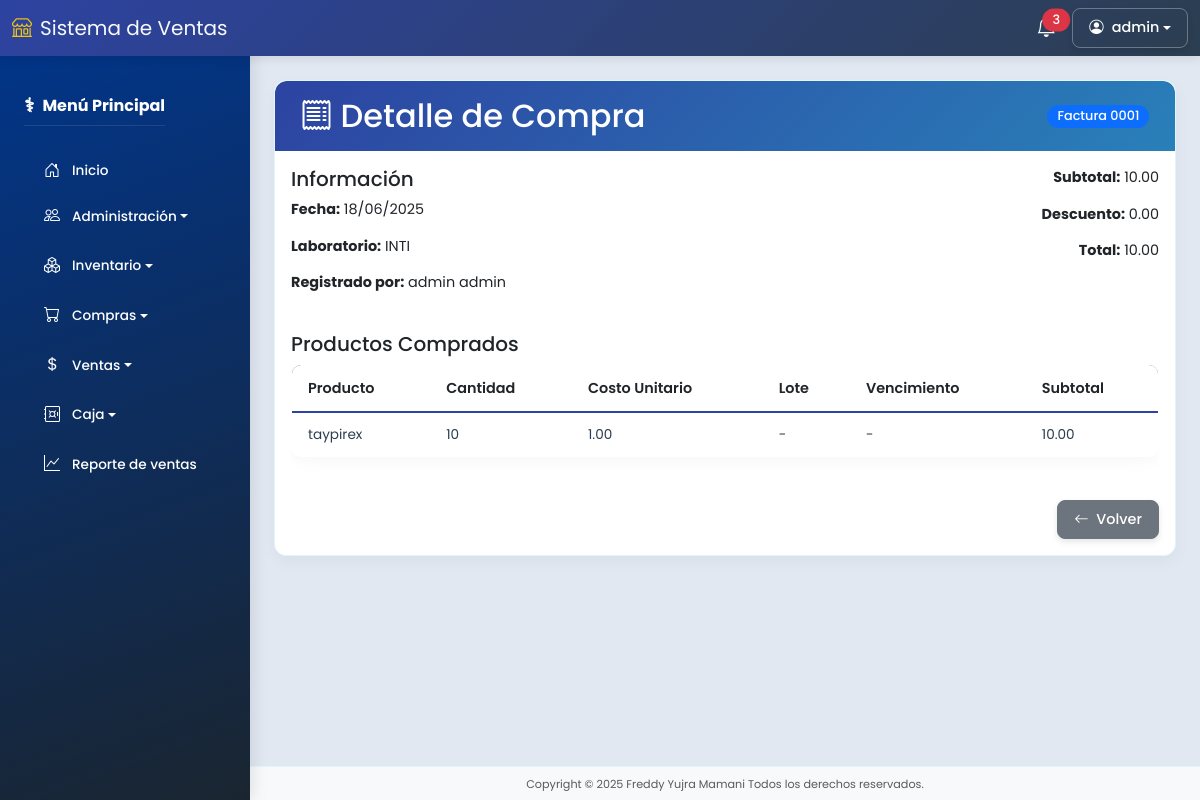
Screenshot of /compras/2 (signed in) with the database file from the repository.
### models/usuario_model.py (models this page shows, shortened)
class Usuario(db.Model):
    __tablename__ = "usuarios"
    id = db.Column(db.Integer, primary_key=True)
    imagen = db.Column(db.String(255), nullable=True)
    nombres = db.Column(db.String(255), nullable=False)
    apellidos = db.Column(db.String(150), nullable=False)
    carnet = db.Column(db.String(15), nullable=False)
    nacimiento = db.Column(db.Date, nullable=False)
    telefono = db.Column(db.String(15), nullable=False)
    email = db.Column(db.String(255), nullable=False, unique=True)
    usuario = db.Column(db.String(150), nullable=False, unique=True)
    password = db.Column(db.String(255), nullable=False)
    remember_token = db.Column(db.String(100), nullable=True)
    created_at = db.Column(db.DateTime, default=datetime.utcnow)
    updated_at = db.Column(db.DateTime, default=datetime.utcnow, onupdate=datetime.utcnow)
    deleted_at = db.Column(db.DateTime, nullable=True)
    rol_id = db.Column(db.Integer, db.ForeignKey('roles.id'))
    rol = db.relationship('Rol', backref='usuarios')
    @property
    def is_authenticated(self):
        return True
    def is_admin(self):
        return self.rol and self.rol.name == 'Administrador'

### models/compra_model.py (models this page shows, shortened)
class Compra(db.Model):
    __tablename__ = "compras"
    id = db.Column(db.Integer, primary_key=True)
    laboratorio_id = db.Column(db.Integer, db.ForeignKey('laboratorios.id'))
    fecha = db.Column(db.DateTime, default=datetime.utcnow)
    comprobante_tipo = db.Column(db.String(60))
    comprobante_numero = db.Column(db.String(40))
    subtotal = db.Column(db.Numeric(10,2), default=0.0)
    descuento = db.Column(db.Numeric(10,2), default=0.0)
    total = db.Column(db.Numeric(10,2), default=0.0)
    usuario_id = db.Column(db.Integer, db.ForeignKey('usuarios.id'))
    created_at = db.Column(db.DateTime, default=datetime.utcnow)
    updated_at = db.Column(db.DateTime, default=datetime.utcnow, onupdate=datetime.utcnow)
    deleted_at = db.Column(db.DateTime)
    laboratorio = db.relationship('Laboratorio', backref='compras')
    usuario = db.relationship('Usuario', backref='compras')
    detalles = db.relationship('CompraDetalle', backref='compra', cascade='all, delete-orphan')

### models/laboratorio_model.py (models this page shows, shortened)
class Laboratorio(db.Model):
    __tablename__ = "laboratorios"
    id = db.Column(db.Integer, primary_key=True)
    nombre_lab = db.Column(db.String(150), nullable=False)
    direccion = db.Column(db.String(200))
    responsable = db.Column(db.String(200))
    telefono = db.Column(db.String(20))
    created_at = db.Column(db.DateTime, default=datetime.utcnow)
    updated_at = db.Column(db.DateTime, default=datetime.utcnow, onupdate=datetime.utcnow)
    deleted_at = db.Column(db.DateTime)

### models/compra_detalle_model.py (models this page shows, shortened)
class CompraDetalle(db.Model):
    __tablename__ = "compras_detalles"
    id = db.Column(db.Integer, primary_key=True)
    compra_id = db.Column(db.Integer, db.ForeignKey('compras.id'))
    producto_id = db.Column(db.Integer, db.ForeignKey('productos.id'))
    cantidad_ingresada = db.Column(db.Integer)
    costo = db.Column(db.Numeric(10,2))
    vencimiento = db.Column(db.Date)
    lote = db.Column(db.String(100))
    created_at = db.Column(db.DateTime, default=datetime.utcnow)
    updated_at = db.Column(db.DateTime, default=datetime.utcnow, onupdate=datetime.utcnow)
    deleted_at = db.Column(db.DateTime)
    producto = db.relationship('Producto', backref='compras_detalles')

### models/producto_model.py (models this page shows, shortened)
class Producto(db.Model):
    __tablename__ = "productos"
    id = db.Column(db.Integer, primary_key=True)
    imagen = db.Column(db.String(200))
    codigo = db.Column(db.String(100))
    barcode = db.Column(db.String(200))
    nombre_comercial = db.Column(db.String(200), nullable=False)
    nombre_generico = db.Column(db.String(200))
    categoria_id = db.Column(db.Integer, db.ForeignKey('categorias.id'))
    laboratorio_id = db.Column(db.Integer, db.ForeignKey('laboratorios.id'))
    presentacion_id = db.Column(db.Integer, db.ForeignKey('presentaciones.id'))
    descripcion = db.Column(db.String(200))
    precio_compra = db.Column(db.Numeric(10,2))
    precio_venta = db.Column(db.Numeric(10,2))
    cantidad = db.Column(db.Integer, default=0)
    estado = db.Column(db.Boolean, default=True)
    created_at = db.Column(db.DateTime, default=datetime.utcnow)
    updated_at = db.Column(db.DateTime, default=datetime.utcnow, onupdate=datetime.utcnow)
    deleted_at = db.Column(db.DateTime)
    categoria = db.relationship('Categoria', backref='productos')
    laboratorio = db.relationship('Laboratorio', backref='productos')
    presentacion = db.relationship('Presentacion', backref='productos')

### controllers/compra_controller.py (the view)
@compra_bp.route('/<int:id>')
@permission_required('ver_compras')
def show(id):
    compra = Compra.query.get_or_404(id)
    return compra_view.compra_show(compra)

### run.py (called while the page is built)
@login_manager.user_loader
def load_user(user_id):
    return Usuario.query.get(int(user_id))

@app.context_processor
def inject_active_path():
    def is_active(path):
        return 'active' if request.path.startswith(path) else ''
    return dict(is_active=is_active)

### views/compra_view.py (called while the page is built)
def compra_show(compra):
    return render_template('compras/detalle.html', compra=compra)

### templates/compras/detalle.html (shortened to what this page needs)
{% extends 'base.html' %}
{% block content %}
<div class="card">
  <div class="card-header-unified d-flex justify-content-between align-items-center">
    <h2 class="mb-0"><i class="bi bi-receipt me-2"></i>Detalle de Compra</h2>
    <span class="badge bg-primary">{{ compra.comprobante_tipo }} {{ compra.comprobante_numero }}</span>
  </div>
  <div class="card-body">
    <div class="row mb-4">
      <div class="col-md-6">
        <h5>Información</h5>
        <p><strong>Fecha:</strong> {{ compra.fecha.strftime('%d/%m/%Y') }}</p>
        <p><strong>Laboratorio:</strong> {{ compra.laboratorio.nombre_lab }}</p>
        <p><strong>Registrado por:</strong> {{ compra.usuario.nombres }} {{ compra.usuario.apellidos }}</p>
      </div>
      <div class="col-md-6 text-end">
        <p><strong>Subtotal:</strong> {{ compra.subtotal }}</p>
        <p><strong>Descuento:</strong> {{ compra.descuento }}</p>
        <p><strong>Total:</strong> {{ compra.total }}</p>
      </div>
    </div>
    <h5>Productos Comprados</h5>
    <div class="table-responsive">
      <table class="table table-unified">
        <thead>
          <tr>
            <th>Producto</th>
            <th>Cantidad</th>
            <th>Costo Unitario</th>
            <th>Lote</th>
            <th>Vencimiento</th>
            <th>Subtotal</th>
          </tr>
        </thead>
        <tbody>
          {% for detalle in compra.detalles %}
          <tr>
            <td>{{ detalle.producto.nombre_comercial }}</td>
            <td>{{ detalle.cantidad_ingresada }}</td>
            <td>{{ detalle.costo }}</td>
            <td>{{ detalle.lote or '-' }}</td>
            <td>{{ detalle.vencimiento.strftime('%d/%m/%Y') if detalle.vencimiento else '-' }}</td>
            <td>{{ detalle.cantidad_ingresada * detalle.costo }}</td>
          </tr>
          {% endfor %}
        </tbody>
      </table>
    </div>
    <div class="d-flex justify-content-end mt-4">
      <a href="{{ url_for('compra.index') }}" class="btn btn-secondary">
        <i class="bi bi-arrow-left me-1"></i> Volver
      </a>
    </div>
  </div>
</div>
{% endblock %}

### templates/base.html (shortened to what this page needs)
<!DOCTYPE html>
<html lang="es" class="h-100">
<head>
  <link href="https://cdn.jsdelivr.net/npm/bootstrap@5.3.0/dist/css/bootstrap.min.css" rel="stylesheet" />
  <link rel="stylesheet" href="https://cdn.jsdelivr.net/npm/bootstrap-icons@1.10.0/font/bootstrap-icons.css" />
  <link rel="stylesheet" href="{{ url_for('static', filename='css/style.css') }}" />
</head>
<body class="d-flex flex-column">
  <nav class="navbar navbar-expand-lg fixed-top navbar-top">
    <div class="container-fluid">
      <a class="navbar-brand" href="{{ url_for('dashboard.index') }}">
        <i class="bi bi-shop me-2"></i>Sistema de Ventas
      </a>
      <div class="d-flex align-items-center ms-auto">
        <div class="dropdown me-3">
          <a href="#" class="position-relative text-white" data-bs-toggle="dropdown">
            <span class="position-absolute top-0 start-100 translate-middle badge rounded-pill bg-danger">
              3
            </span>
          </a>
        </div>
        <div class="dropdown">
          <button class="btn btn-custom-light dropdown-toggle d-flex align-items-center" type="button"
            data-bs-toggle="dropdown">
            <i class="bi bi-person-circle me-2"></i>
            <span>{{ current_user.usuario if current_user.is_authenticated else 'Invitado' }}</span>
          </button>
        </div>
      </div>
    </div>
  </nav>
  <div class="d-flex main-container overflow-hidden">
    <nav class="sidebar bg-dark text-white position-fixed" id="mainSidebar">
      <div class="p-4">
        <div class="d-flex justify-content-between align-items-center mb-4">
          <h5 class="fw-bold mb-0">Menú Principal</h5>
        </div>
        <a href="{{ url_for('dashboard.index') }}" class="sidebar-item text-white">
          <i class="bi bi-house-door me-2"></i> Inicio
        </a>
        <div class="mb-2">
          <button class="sidebar-item dropdown-toggle w-100 text-start text-white bg-transparent border-0" type="button"
            data-bs-toggle="collapse" data-bs-target="#adminSubmenu" aria-expanded="false">
            <i class="bi bi-people me-2"></i> Administración
          </button>
        </div>
        <div class="mb-2">
          <button class="sidebar-item dropdown-toggle w-100 text-start text-white bg-transparent border-0" type="button"
            data-bs-toggle="collapse" data-bs-target="#inventarioSubmenu" aria-expanded="false">
            <i class="bi bi-boxes me-2"></i> Inventario
          </button>
        </div>
        <div class="mb-2">
          <button class="sidebar-item dropdown-toggle w-100 text-start text-white bg-transparent border-0" type="button"
            data-bs-toggle="collapse" data-bs-target="#comprasSubmenu" aria-expanded="false">
            <i class="bi bi-cart me-2"></i> Compras
          </button>
        </div>
        <div class="mb-2">
          <button class="sidebar-item dropdown-toggle w-100 text-start text-white bg-transparent border-0" type="button"
            data-bs-toggle="collapse" data-bs-target="#ventasSubmenu" aria-expanded="false">
            <i class="bi bi-currency-dollar me-2"></i> Ventas
          </button>
        </div>
        <div class="mb-2">
          <button class="sidebar-item dropdown-toggle w-100 text-start text-white bg-transparent border-0" type="button"
            data-bs-toggle="collapse" data-bs-target="#cajaSubmenu" aria-expanded="false">
            <i class="bi bi-safe me-2"></i> Caja
          </button>
        </div>
        <a href="{{ url_for('reporte.reporte_ventas') }}" class="sidebar-item text-white">
          <i class="bi bi-graph-up me-2"></i> Reporte de ventas
        </a>
      </div>
    </nav>
    <div class="flex-grow-1 d-flex flex-column overflow-hidden">
      <main class="main-content flex-grow-1 p-4 overflow-auto">
        {% block content %}{% endblock %}
      </main>
      <footer class="footer bg-light text-center py-2">
        <small class="text-muted">Copyright © 2025 Freddy Yujra Mamani Todos los derechos reservados.</small>
      </footer>
    </div>
  </div>
</body>
</html>

### static/css/style.css (style rules this page uses)
:root { --primary-color: #2D43A1; --secondary-color: #2ecc71; --accent-color: #f1c40f; --light-color: #f8f9fa; --dark-color: #2c3e50; --light-blue: #e1f5fe; --light-green: #e8f5e9; --sidebar-bg: #00368E; --sidebar-hover: #003FA5; --navbar-gradient-start: #2980b9; --navbar-gradient-end: #2c3e50; --table-border: #e0f7fa; --table-row-even: #f8f9fa; --table-row-hover: #e3f2fd; }
body { font-family: 'Poppins', sans-serif; background-color: var(--light-color); color: #333; margin: 0; padding: 0; height: 100%; font-size: 0.9rem; line-height: 1.4; }
.main-container { height: calc(100vh - 56px); margin-top: 56px; }
.navbar-top { z-index: 1050; background-color: #2946b8; }
.navbar-top { background: linear-gradient(135deg, var(--primary-color), var(--dark-color)) !important; box-shadow: 0 2px 10px rgba(0, 0, 0, 0.1); }
.navbar-brand, .navbar-top .text-white, .navbar-top .btn-outline-light { color: var(--light-color) !important; }
.navbar-brand i { color: var(--accent-color) !important; }
.btn-custom-light { background-color: transparent; color: white; border: 1px solid rgba(255, 255, 255, 0.3); padding: 0.375rem 0.75rem; border-radius: 0.25rem; transition: all 0.3s ease; font-weight: 500; }
.sidebar { width: 250px; min-height: 100vh; position: fixed; top: 0; left: 0; background: linear-gradient(160deg, var(--sidebar-bg), #1a2530); z-index: 1030; padding-top: 70px; transition: left 0.3s ease; box-shadow: 3px 0 15px rgba(0, 0, 0, 0.1); }
.sidebar h5 { color: #fff; border-bottom: 1px solid rgba(255, 255, 255, 0.1); padding-bottom: 8px; margin-bottom: 10px; display: flex; align-items: center; font-size: 1rem; }
.sidebar h5:before { content: "⚕"; margin-right: 8px; font-size: 1.2rem; }
.sidebar-item, .sidebar-subitem { display: flex; align-items: center; padding: 0.6rem 1rem; color: #e0f7fa; font-weight: 500; text-decoration: none; transition: all 0.3s ease; border-radius: 6px; margin: 4px 0; font-size: 0.85rem; }
.sidebar-item i, .sidebar-subitem i { width: 24px; text-align: center; margin-right: 10px; font-size: 1rem; }
.main-content { margin-left: 250px; padding-top: 130px; padding-left: 1.6rem; padding-right: 1.6rem; min-height: calc(100vh - 90px); background-color: #E1E8F2; }
.footer { background-color: #f8f9fc; margin-left: 250px; text-align: center; padding: 0.5rem; font-size: 0.8rem; transition: margin-left 0.3s ease; border-top: 1px solid #e0f7fa; color: #7f8c8d; }
.table-unified { border-radius: 10px; overflow: hidden; background: #fff; box-shadow: 0 5px 15px rgba(0, 0, 0, 0.03); margin-bottom: 1.2rem; border: 1px solid var(--table-border); font-size: 0.85rem; }
.table-unified thead { background: linear-gradient(135deg, var(--primary-color), #2980b9); color: white; }
.table-unified th { font-weight: 600; padding: 0.8rem 1rem; vertical-align: middle; border-bottom: 2px solid var(--primary-color); font-size: 0.9rem; }
.table-unified td { padding: 0.75rem 1rem; vertical-align: middle; color: #2c3e50; border-top: 1px solid var(--table-border); border-bottom: 1px solid var(--table-border); }
.card { border-radius: 12px; box-shadow: 0 6px 16px rgba(0, 0, 0, 0.04); border: none; margin-bottom: 1.2rem; overflow: hidden; background-color: white; border: 1px solid #e0f7fa; }
.card-header-unified { background: linear-gradient(135deg, var(--primary-color), #2980b9); color: white; border-radius: 12px 12px 0 0 !important; padding: 1rem 1.6rem; }
.btn { transition: all 0.3s ease; box-shadow: 0 3px 6px rgba(0, 0, 0, 0.1); font-weight: 500; font-size: 0.9rem; padding: 0.5rem 1rem; border-radius: 8px; }
.badge { padding: 5px 10px; border-radius: 20px; font-size: 0.8rem; font-weight: 500; }

### rows the page displays
Usuario: usuario "admin", usuario.nombres "admin", usuario.apellidos "admin"
Compra: comprobante_tipo "Factura", comprobante_numero "0001", fecha "18/06/2025", subtotal "10.00", descuento "0.00", total "10.00"
Laboratorio: laboratorio.nombre_lab "INTI"
CompraDetalle: producto.nombre_comercial "taypirex", cantidad_ingresada "10", costo "1.00", lote "-", vencimiento "-", detalle.cantidad_ingresada*detalle.costo "10.00"
